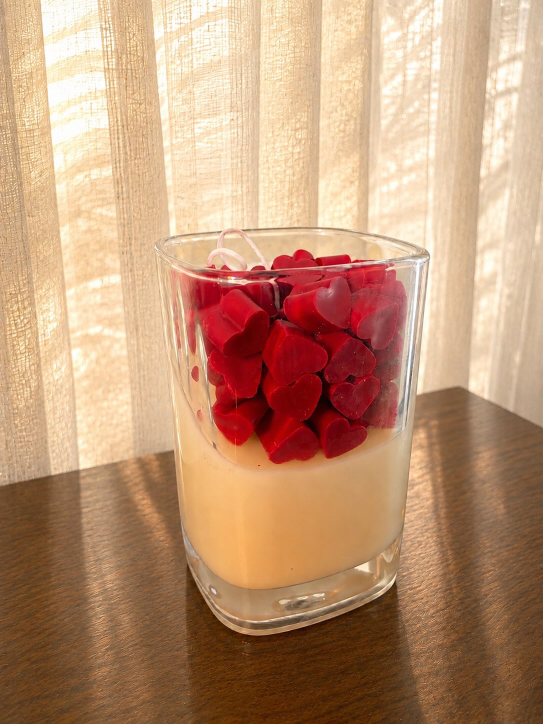
#> input picture brief/ref-hearts-34.jpg, 1086 x 1448 px (shown at 1/2 size)
$ python gen_hearts_jar.py
#> lines starting #> are read from the running program, lines starting #| are printed output that depends on the picture; after the words box and inside, x2 and y2 are one past the last pixel; in counts of white or black regions, pixels touching at a corner belong together
"""The heart-pile jar (brief/ref-hearts-side.jpg, -top.jpg, -34.jpg), built from numbers read off the photos.
Side photo (camera nearly level, so heights and widths read straight; tools/fit/hs-*.png at 2-3x): the jar 453 px wide (x 318-771) and 813 px tall
(rim 427, foot 1240), so the jar is 1 unit tall and 0.557 wide. The glass base is solid up to row 1140 (0.123). The wax top is a tilted plane, high
on the left (row 532 at the left wall: 0.871) and low on the right (row 820: 0.517). The hearts fill the wedge above it up to row 480 on the left
and middle (0.935) and 507 on the right (0.902). A face-on heart is 100 px wide and tall (0.123); a heart lying on its side is about 0.55 of that
thick (3/4 photo). Top and 3/4 photos: the jar is square in plan (as deep as wide), its corners rounded by 0.105 of the width; the glass wall is
about 10 px (0.012). The wick is a white cotton loop standing just above the pile, left of the middle (x 495, top row 445).
Hidden, and how it is filled: the hearts inside the pile and at the back are not seen one by one: the wedge is packed with hearts of the measured
size (fixed seed), as tightly as the photo's front shows. The back of the jar is the same as its front (square, the same all round).
Colours: the wax is sunlit and reads orange in most of every photo; its own colour is read where the sun does not reach (the top photo's right side). The hearts' red from the side photo.
Run:  python tools/gen_hearts_jar.py      Writes recipes/15-heart-pile.json"""
import json, math, os
import numpy as np
from PIL import Image

HERE = os.path.dirname(os.path.abspath(__file__)); ROOT = os.path.join(HERE, '..')
H_PX, W_PX, Y_FOOT = 813.0, 453.0, 1240.0
u = lambda px: px / H_PX                                                   # side photo px -> units (1 = the jar's height)
W = u(W_PX); D = W; R = 0.105 * W; WALL = u(10); BASE = u(Y_FOOT - 1140)
SL = (u(Y_FOOT - 532), u(Y_FOOT - 820))                                    # wax top: at the left wall, at the right wall
TOP = (u(Y_FOOT - 480), u(Y_FOOT - 507))                                   # the pile's top: left, right
HW, HT = u(100), u(100) * 0.55                                             # a heart: width, thickness

A3 = np.array(Image.open(os.path.join(ROOT, 'brief', 'ref-hearts-34.jpg')).convert('RGB')).astype(float)
AS = np.array(Image.open(os.path.join(ROOT, 'brief', 'ref-hearts-side.jpg')).convert('RGB')).astype(float)
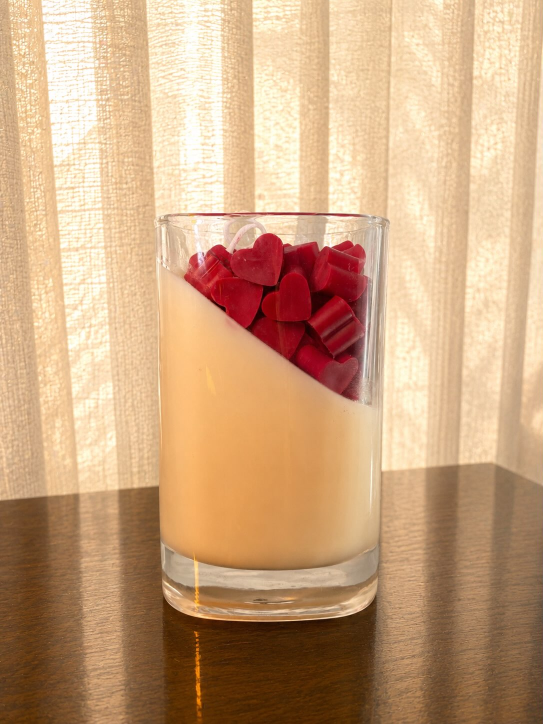
#> input picture brief/ref-hearts-side.jpg, 1086 x 1448 px (shown at 1/2 size)
hexc = lambda c: '#%02x%02x%02x' % tuple(int(min(255, x)) for x in c)
AT = np.array(Image.open(os.path.join(ROOT, 'brief', 'ref-hearts-top.jpg')).convert('RGB')).astype(float)
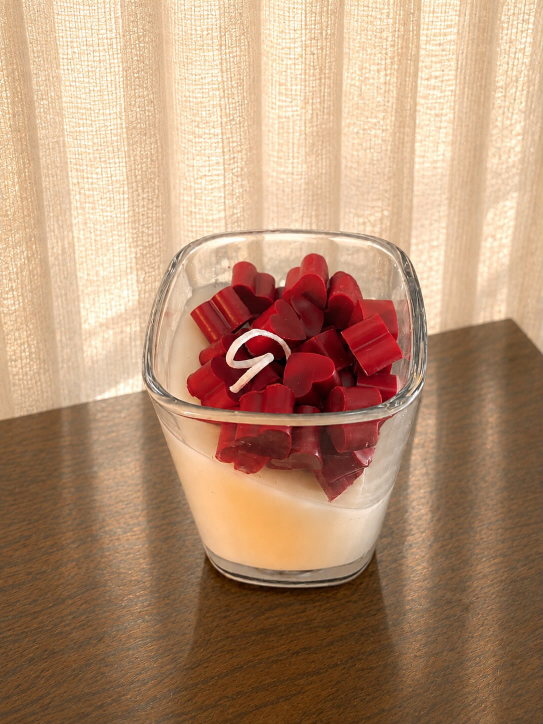
#> input picture brief/ref-hearts-top.jpg, 1086 x 1448 px (shown at 1/2 size)
wax_c = np.mean([AT[y - 5:y + 6, x - 5:x + 6].reshape(-1, 3).mean(0) for x, y in ((700, 1000), (720, 1060))], 0)   # where the sun does not reach (top photo, right): the sunlit wax reads orange
#> wax_c = [228.3, 201.4, 175.3]
r_, g_, b_ = AS[..., 0], AS[..., 1], AS[..., 2]; red = (r_ > 120) & (r_ - g_ > 70) & (r_ - b_ > 50); red[:470] = False; red[880:] = False
#> after `r_, g_, b_ = (AS[..., 0], AS[..., 1], AS[..., 2])`:
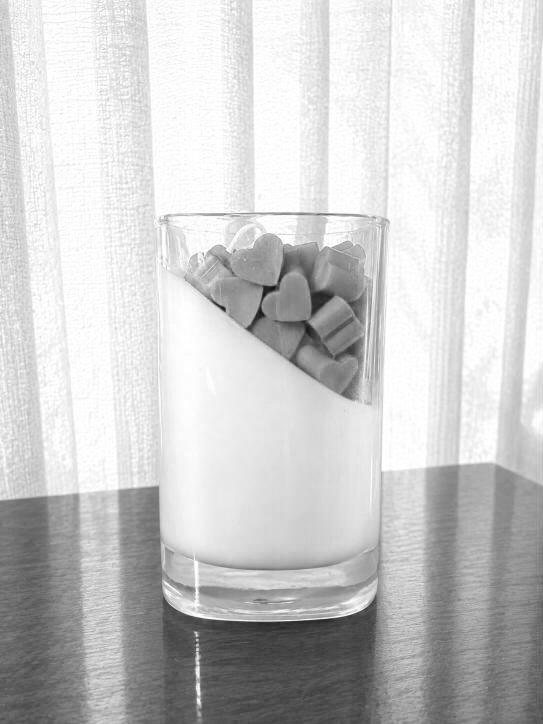
#> r_: shape (1448, 1086) float64 (shown at 1/2 size); min 15, max 255, mean 203.2
#> after `r_, g_, b_ = (AS[..., 0], AS[..., 1], AS[..., 2])`:
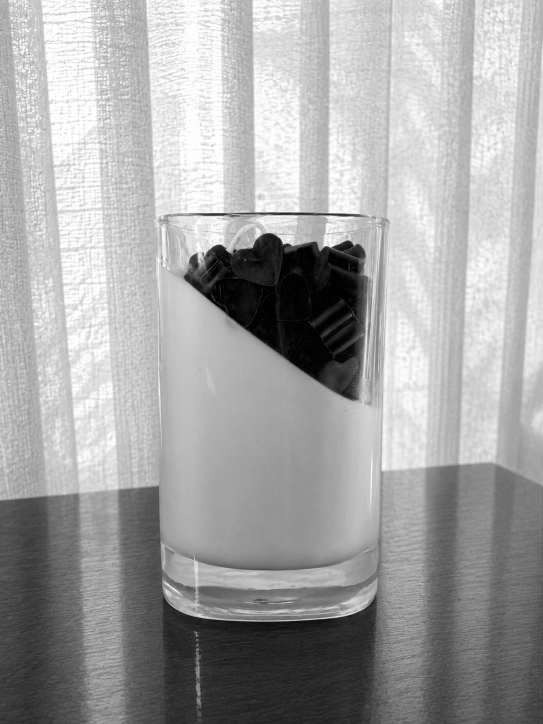
#> g_: shape (1448, 1086) float64 (shown at 1/2 size); min 0, max 255, mean 164.6
#> after `r_, g_, b_ = (AS[..., 0], AS[..., 1], AS[..., 2])`:
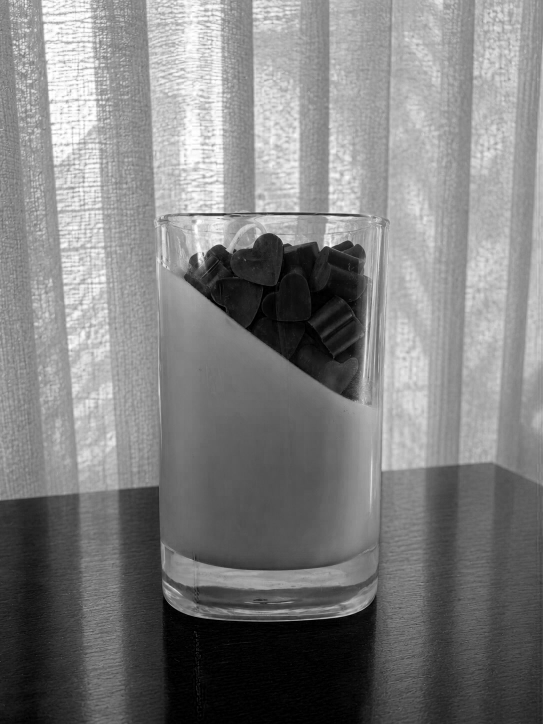
#> b_: shape (1448, 1086) float64 (shown at 1/2 size); min 0, max 255, mean 127.5
#> after `red = (r_ > 120) & (r_ - g_ > 70) & (r_ - b_ > 50)`:
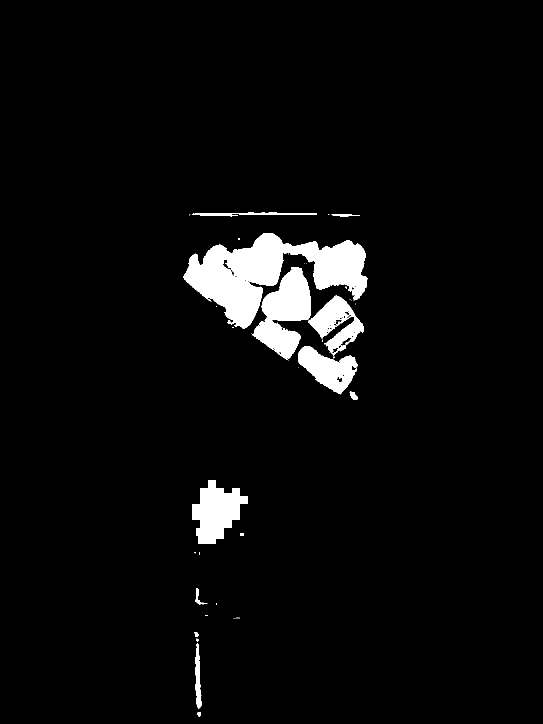
#> red: shape (1448, 1086) bool (shown at 1/2 size); 4.2% white; 46 white regions (32 under 20 px), largest, box (x1, y1, x2, y2) and area: (367, 466, 735, 657) 31442, (504, 534, 622, 720) 11576, (384, 960, 496, 1088) 8563
#> after `red[880:] = False`:
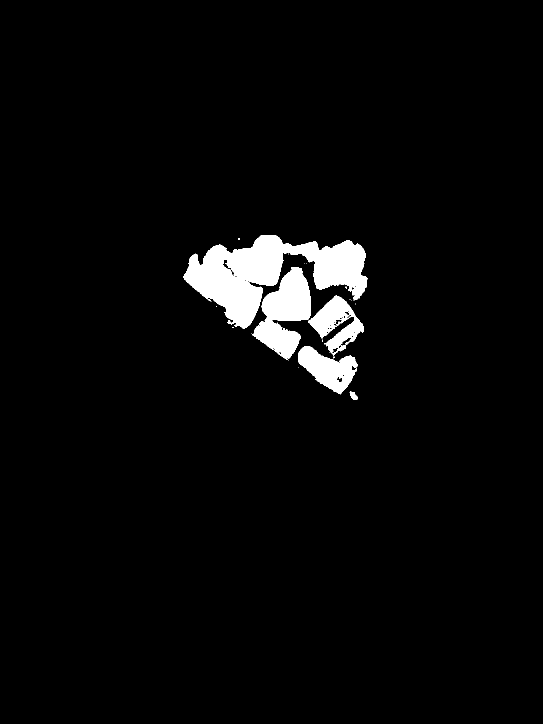
#> red: shape (1448, 1086) bool (shown at 1/2 size); 3.5% white; 23 white regions (18 under 20 px), largest, box (x1, y1, x2, y2) and area: (367, 470, 735, 657) 31359, (504, 534, 622, 720) 11576, (596, 692, 715, 789) 6058, (616, 591, 728, 712) 5844, (700, 784, 715, 800) 154
heart_c = np.percentile(AS[red], 60, axis=0)
#> heart_c = [154, 24, 36]

# the pile: hearts packed into the wedge between the wax top and the pile's top, inside the glass
inner = W / 2 - WALL - 0.004
ys = lambda x: SL[0] + (SL[1] - SL[0]) * (x / W + 0.5)
yt = lambda x: TOP[0] + (TOP[1] - TOP[0]) * (x / W + 0.5)
rng = np.random.default_rng(15); pts = []; MIN = HW * 0.6
for _ in range(40000):
    x, z = rng.uniform(-inner + HW * 0.52, inner - HW * 0.52, 2)   # a turned heart reaches half its width: none pokes through the glass
    lo, hi = ys(x) + HT * 0.45, yt(x) - HW * 0.42                     # a turned heart reaches up to half its width: keep the pile's top where the photo has it
    if hi <= lo: continue
    y = rng.uniform(lo, hi); p = np.array([x, y, z])
    if all(np.linalg.norm(p - q) > MIN for q in pts): pts.append(p)
inst = [[round(float(p[0]), 4), round(float(p[1]), 4), round(float(p[2]), 4)] + [round(float(a), 3) for a in rng.uniform(-math.pi, math.pi, 3)] + [round(float(rng.uniform(0.94, 1.04)), 3)] for p in pts]

wx = u(495 - (318 + 771) / 2); wtop = u(Y_FOOT - 445); wr = 0.028       # the wick loop
loop = [[wx + 0.01, TOP[0] - 0.03, 0.02, 0.004], [wx + 0.012, TOP[0] + 0.005, 0.012, 0.0045]] + \
       [[wx + wr * math.sin(a), wtop - wr + wr * math.cos(a), 0.012 - 0.01 * math.sin(a), 0.0045] for a in np.linspace(0.3, 2 * math.pi - 0.6, 9)] + [[wx - 0.005, TOP[0] - 0.01, -0.01, 0.004]]
# glass: faintly green, as clear glass is where it is thick; the solid base denser with bright edges (side photo, rows 1140-1240); the rim rounded so it catches light
recipe = {
    'name': 'red wax hearts piled on a tilted cream wax top in a square glass jar: built from the photos\' measured numbers',
    'turn': 0, 'turnLimit': 0.3, 'size': 0.78, 'shadow': 1.6, 'shelfSize': 1.0,
    'materials': {'glass': {'kind': 'glass', 'color': '#f3fbf7', 'opacity': 0.08, 'roughness': 0.12, 'clearcoat': 1, 'clearcoatRoughness': 0.02, 'edge': {'opacity': 0.6, 'light': 0.4, 'power': 2.5, 'reflect': 0.55}, 'env': 1.8},
                  'glassBase': {'kind': 'glass', 'color': '#e8f6ef', 'opacity': 0.2, 'edge': {'opacity': 0.75, 'light': 0.5, 'power': 2.0, 'reflect': 1.0}, 'env': 2.2},
                   'wax': {'kind': 'wax', 'color': hexc(wax_c), 'sheenColor': '#fff6e8'},
                  'heart': {'kind': 'glaze', 'color': hexc(heart_c), 'roughness': 0.5, 'clearcoat': 0.2, 'env': 0.3, 'glow': 0.04},
                  'string': {'kind': 'wax', 'color': '#f6f3ee', 'roughness': 0.8, 'bump': 0}},
    'parts': [{'shape': 'roundbox', 'material': 'glass', 'w': round(W, 4), 'd': round(D, 4), 'h': 1.0, 'r': round(R, 4), 'hole': round(WALL, 4), 'bevel': round(WALL * 0.45, 4)},   # the rim: rounded, it catches the light
              {'shape': 'roundbox', 'material': 'glassBase', 'w': round(W - 0.002, 4), 'd': round(D - 0.002, 4), 'h': round(BASE, 4), 'r': round(R, 4), 'bevel': 0.02},
              {'shape': 'roundbox', 'material': 'wax', 'w': round(W - 2 * WALL - 0.002, 4), 'd': round(D - 2 * WALL - 0.002, 4), 'h': round(SL[0] - BASE, 4), 'r': round(R - WALL, 4),
               'slant': [round(SL[0] - BASE, 4), round(SL[1] - BASE, 4)], 'pos': [0, round(BASE, 4), 0]},
              {'shape': 'hearts', 'material': 'heart', 'w': round(HW, 4), 't': round(HT, 4), 'inst': inst},
              {'shape': 'path', 'material': 'string', 'strands': 6, 'depth': 0.1, 'around': 12, 'segments': 80, 'points': [[round(v, 4) for v in q] for q in loop]}],
    'wicks': [{'kind': 'cotton', 'x': round(wx, 4), 'z': 0.012, 'base': round(wtop - 0.004, 4), 'tip': round(wtop + 0.004, 4), 'radius': 0.003, 'color': '#f6f3ee'}],
    'flame': {'size': 0.8, 'width': 1.0}}
json.dump(recipe, open(os.path.join(ROOT, 'recipes', '15-heart-pile.json'), 'w', encoding='utf-8'), ensure_ascii=False)
print(f'jar {W:.3f} x {D:.3f} x 1, wax top {SL[0]:.3f} -> {SL[1]:.3f}, {len(inst)} hearts of {HW:.3f} x {HT:.3f}, wax {hexc(wax_c)}, hearts {hexc(heart_c)}')
#| jar 0.557 x 0.557 x 1, wax top 0.871 -> 0.517, 65 hearts of 0.123 x 0.068, wax #e4c9af, hearts #9a1824
